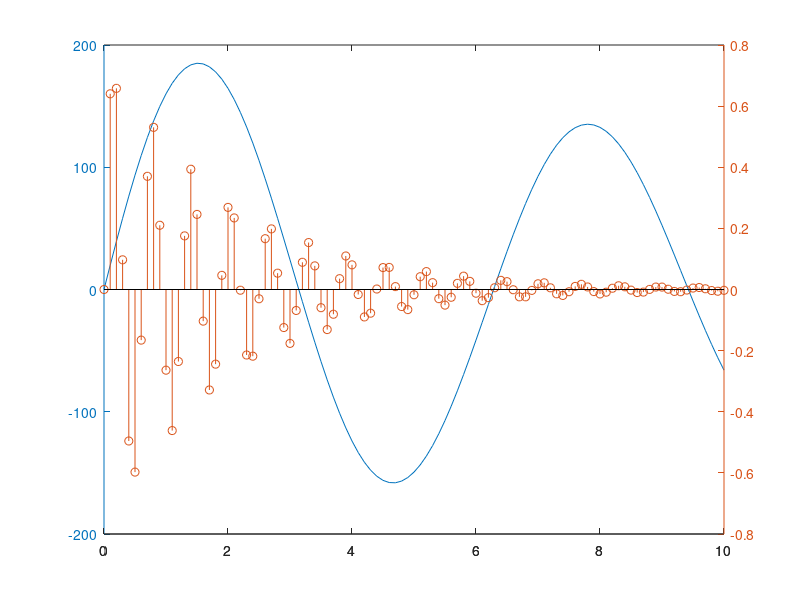
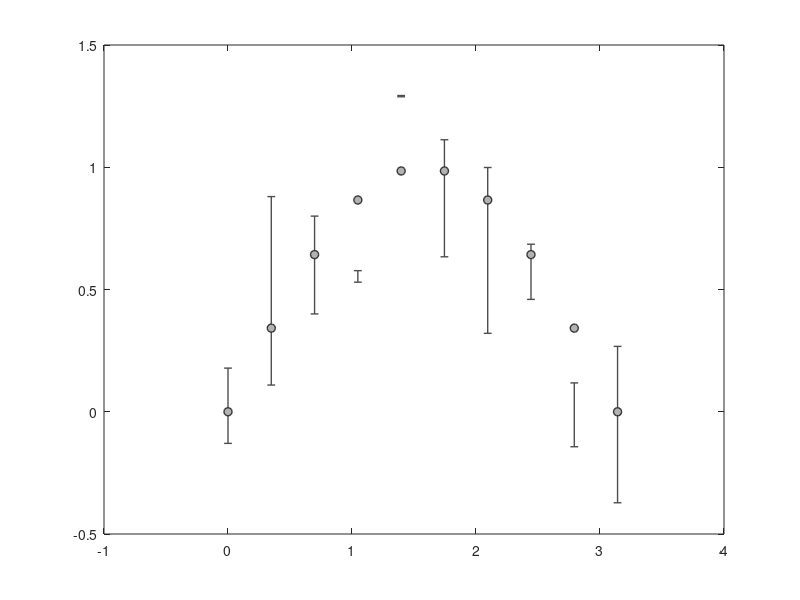

These charts were generated, in order, by the following MATLAB code: (Note: this script raises an error after producing the figures.)
%Neelabhro Roy
%IIIT-Delhi

clear;
clc;

%%
% Line plot examples: plotyy, errorbar

% plotyy
x = 0:0.1:10;
y1 = 200*exp(-0.05*x).*sin(x);
y2 = 0.8*exp(-0.5*x).*sin(10*x);
figure;
plotyy(x,y1,x,y2,'plot','stem');

% errorbar
x = linspace(0,pi,10);
y = sin(x);
l = std(y)*ones(size(x)).*randn(size(x));
u = std(y)*ones(size(x)).*randn(size(x));

figure
hE = errorbar(x,y,l,u);
set(hE                            , ...
  'LineStyle',        'none'      , ...
  'LineWidth'       , 1           , ...
  'Color'           , [.3 .3 .3]  , ...
  'Marker'          , 'o'         , ...
  'MarkerSize'      , 6           , ...
  'MarkerEdgeColor' , [.2 .2 .2]  , ...
  'MarkerFaceColor' , [.7 .7 .7]  );

%%
% Discrete data example
figure
load seamount
s = linspace(1,30,length(x));
c = linspace(1,10,length(x));
scatter(x,y,s,c)
%zoom(2)

%%
% Bar and Hist

X = randn(1000,1);
Y = round(rand(5,3)*10);

figure;
ax(1) = subplot(2,1,1);
hist(X); title('hist');
ax(2) = subplot(2,2,3);
bar(1:5,Y,'stacked'); title('bar');
ax(3) = subplot(2,2,4);
barh(1:5,Y,'stacked'); title('barh');

% Pie
figure;
pie3([12,1,2],[0,1,0],{'Work','Fun (CME292)','Sleep'});
title('Life of a Graduate Student');

%%
% Contour plot examples
x = linspace(-2*pi,2*pi);
y = linspace(0,4*pi);
[X,Y] = meshgrid(x,y);
Z = sin(X)+cos(Y);
v = logspace(-5,log10(max(Z(:))),10);
v = [-fliplr(v),0,v];

figure('pos',[241,246,1041,538]);
subplot(2,3,1); contour(X,Y,Z,20); title('contour (20)');
subplot(2,3,2); contourf(X,Y,Z,20); title('contourf (20)');
subplot(2,3,3); contour3(X,Y,Z,20); title('contour3 (20)');

subplot(2,3,4); contour(X,Y,Z,v); title('contour (v)');
subplot(2,3,5); contourf(X,Y,Z,v); title('contourf (v)');
subplot(2,3,6); contour3(X,Y,Z,v); title('contour3 (v)');

%%
% Surface and mesh plot examples
x = linspace(-2*pi,2*pi,40);
y = linspace(0,4*pi,40);
[X,Y] = meshgrid(x,y);
Z = sin(X)+cos(Y);

figure('pos',[21,22,1402,762]);
subplot(2,3,1); surf(X,Y,Z); title('surf'); axis equal;
subplot(2,3,2); surfc(X,Y,Z); title('surfc'); axis equal;
subplot(2,3,3); waterfall(X,Y,Z); title('waterfall'); axis equal;

subplot(2,3,4); mesh(X,Y,Z); title('mesh'); axis equal;
subplot(2,3,5); meshc(X,Y,Z); title('meshc'); axis equal;
% subplot(2,3,6); surfnorm(X,Y,Z); title('surfnorm');

figure('pos',[12,22,1402,762]);
surfnorm(X,Y,Z); title('surfnorm'); axis equal;

%%
% Vector fields examples

% quiver2
[X,Y] = meshgrid(-2:.2:2);
Z = X.*exp(-X.^2 - Y.^2);
[DX,DY] = gradient(Z,.2,.2);

figure;
contour(X,Y,Z);
hold on
quiver(X,Y,DX,DY);

% streamline
[x,y] = meshgrid(0:0.1:1,0:0.1:1);
u = x;
v = -y;

figure;
quiver(x,y,u,v);

startx = 0.1:0.1:1;
starty = ones(size(startx));
streamline(x,y,u,v,startx,starty);

% streamslice


%%
% Volume visualization - scalar data - examples
[x,y,z,f] = flow(10);

% contourslice
figure;
contourslice(x,y,z,f,1:9,[-1.0,1.0],0.0);
set(gca,'cameraposition',[-29.6363 -35.2805 31.9907]);

% slice
figure;
slice(x,y,z,f,[1,9],[-1.0,1.0],0.0);
set(gca,'cameraposition',[-29.6363 -35.2805 31.9907]);

% isocap, isocolors, isonormals, isosurface
figure;
isosurface(x,y,z,f,0.0,sqrt(x.^2+y.^2+z.^2));
set(gca,'cameraposition',[-29.6363 -35.2805 31.9907]);

%%
% Volume visualization - vector data - examples
load wind;

% streamslice
load wind
figure
streamslice(x,y,z,u,v,w,[],[],[5])
axis tight

% streamparticles

% streamtube


%%
% Polygons
% patch
xdata = [2     2     0     2     5;
         2     8     2     4     5;
         8     8     2     4     8];
ydata = [4     4     4     2     0;
         8     4     6     2     2;
         4     0     4     0     0];
cdata = [15     0     4     6    10;
         1     2     5     7     9;
         2     3     10     8     3];
p = patch(xdata,ydata,cdata,'Marker','o',...
          'MarkerFaceColor','flat',...
          'FaceColor','interp');
%%
[x,y,z] = meshgrid(-2:.2:2, -2:.25:2, -2:.16:2);
v = x .* exp(-x.^2 - y.^2 - z.^2);
slice(x,y,z,v,[-1.2 .8 2],2,[-2 -.2])

[x1,y1]=meshgrid(-2:.2:2, -2:.25:2);
z1 = 0.5*(x1-y1).^2;
figure;
slice(x,y,z,v,x1,y1,z1);
